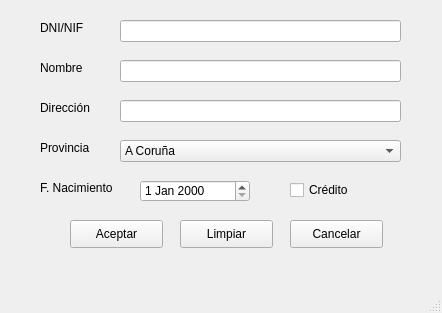
<?xml version="1.0" encoding="UTF-8"?>
<ui version="4.0">
 <class>provincia</class>
 <widget class="QMainWindow" name="provincia">
  <property name="geometry">
   <rect>
    <x>0</x>
    <y>0</y>
    <width>442</width>
    <height>313</height>
   </rect>
  </property>
  <property name="windowTitle">
   <string>MainWindow</string>
  </property>
  <widget class="QWidget" name="centralwidget">
   <widget class="QLabel" name="label">
    <property name="geometry">
     <rect>
      <x>40</x>
      <y>20</y>
      <width>55</width>
      <height>16</height>
     </rect>
    </property>
    <property name="text">
     <string>DNI/NIF</string>
    </property>
   </widget>
   <widget class="QLabel" name="label_2">
    <property name="geometry">
     <rect>
      <x>40</x>
      <y>100</y>
      <width>55</width>
      <height>16</height>
     </rect>
    </property>
    <property name="text">
     <string>Dirección</string>
    </property>
   </widget>
   <widget class="QLabel" name="label_3">
    <property name="geometry">
     <rect>
      <x>40</x>
      <y>60</y>
      <width>55</width>
      <height>16</height>
     </rect>
    </property>
    <property name="text">
     <string>Nombre</string>
    </property>
   </widget>
   <widget class="QLineEdit" name="dni">
    <property name="geometry">
     <rect>
      <x>120</x>
      <y>20</y>
      <width>281</width>
      <height>22</height>
     </rect>
    </property>
    <property name="maxLength">
     <number>15</number>
    </property>
   </widget>
   <widget class="QLineEdit" name="nombre">
    <property name="geometry">
     <rect>
      <x>120</x>
      <y>60</y>
      <width>281</width>
      <height>22</height>
     </rect>
    </property>
    <property name="maxLength">
     <number>50</number>
    </property>
   </widget>
   <widget class="QLineEdit" name="direccion">
    <property name="geometry">
     <rect>
      <x>120</x>
      <y>100</y>
      <width>281</width>
      <height>22</height>
     </rect>
    </property>
    <property name="maxLength">
     <number>150</number>
    </property>
   </widget>
   <widget class="QPushButton" name="btn_aceptar">
    <property name="geometry">
     <rect>
      <x>70</x>
      <y>220</y>
      <width>93</width>
      <height>28</height>
     </rect>
    </property>
    <property name="text">
     <string>Aceptar</string>
    </property>
   </widget>
   <widget class="QPushButton" name="btn_cancelar">
    <property name="geometry">
     <rect>
      <x>290</x>
      <y>220</y>
      <width>93</width>
      <height>28</height>
     </rect>
    </property>
    <property name="text">
     <string>Cancelar</string>
    </property>
   </widget>
   <widget class="QPushButton" name="btn_limpiar">
    <property name="geometry">
     <rect>
      <x>180</x>
      <y>220</y>
      <width>93</width>
      <height>28</height>
     </rect>
    </property>
    <property name="text">
     <string>Limpiar</string>
    </property>
   </widget>
   <widget class="QDateEdit" name="fecha_nacimiento">
    <property name="geometry">
     <rect>
      <x>140</x>
      <y>180</y>
      <width>110</width>
      <height>22</height>
     </rect>
    </property>
   </widget>
   <widget class="QLabel" name="label_4">
    <property name="geometry">
     <rect>
      <x>40</x>
      <y>180</y>
      <width>81</width>
      <height>16</height>
     </rect>
    </property>
    <property name="text">
     <string>F. Nacimiento</string>
    </property>
   </widget>
   <widget class="QLabel" name="label_5">
    <property name="geometry">
     <rect>
      <x>40</x>
      <y>140</y>
      <width>81</width>
      <height>16</height>
     </rect>
    </property>
    <property name="text">
     <string>Provincia</string>
    </property>
   </widget>
   <widget class="QComboBox" name="provincia_2">
    <property name="geometry">
     <rect>
      <x>120</x>
      <y>140</y>
      <width>281</width>
      <height>22</height>
     </rect>
    </property>
    <item>
     <property name="text">
      <string>A Coruña</string>
     </property>
    </item>
    <item>
     <property name="text">
      <string>Álava</string>
     </property>
    </item>
    <item>
     <property name="text">
      <string>Albacete</string>
     </property>
    </item>
    <item>
     <property name="text">
      <string>Alicante</string>
     </property>
    </item>
    <item>
     <property name="text">
      <string>Almería</string>
     </property>
    </item>
    <item>
     <property name="text">
      <string>Asturias</string>
     </property>
    </item>
    <item>
     <property name="text">
      <string>Ávila</string>
     </property>
    </item>
    <item>
     <property name="text">
      <string>Badajoz</string>
     </property>
    </item>
    <item>
     <property name="text">
      <string>Baleares</string>
     </property>
    </item>
    <item>
     <property name="text">
      <string>Barcelona</string>
     </property>
    </item>
    <item>
     <property name="text">
      <string>Burgos</string>
     </property>
    </item>
    <item>
     <property name="text">
      <string>Cáceres</string>
     </property>
    </item>
    <item>
     <property name="text">
      <string>Cádiz</string>
     </property>
    </item>
    <item>
     <property name="text">
      <string>Cantabria</string>
     </property>
    </item>
    <item>
     <property name="text">
      <string>Castellón</string>
     </property>
    </item>
    <item>
     <property name="text">
      <string>Ciudad Real</string>
     </property>
    </item>
    <item>
     <property name="text">
      <string>Córdoba</string>
     </property>
    </item>
    <item>
     <property name="text">
      <string>Cuenca</string>
     </property>
    </item>
    <item>
     <property name="text">
      <string>Girona</string>
     </property>
    </item>
    <item>
     <property name="text">
      <string>Granada</string>
     </property>
    </item>
    <item>
     <property name="text">
      <string>Guadalajara</string>
     </property>
    </item>
    <item>
     <property name="text">
      <string>Gipuzkoa</string>
     </property>
    </item>
    <item>
     <property name="text">
      <string>Huelva</string>
     </property>
    </item>
    <item>
     <property name="text">
      <string>Huesca</string>
     </property>
    </item>
    <item>
     <property name="text">
      <string>Jaén</string>
     </property>
    </item>
    <item>
     <property name="text">
      <string>La Rioja</string>
     </property>
    </item>
    <item>
     <property name="text">
      <string>Las Palmas</string>
     </property>
    </item>
    <item>
     <property name="text">
      <string>León</string>
     </property>
    </item>
    <item>
     <property name="text">
      <string>Lérida</string>
     </property>
    </item>
    <item>
     <property name="text">
      <string>Lugo</string>
     </property>
    </item>
    <item>
     <property name="text">
      <string>Madrid</string>
     </property>
    </item>
    <item>
     <property name="text">
      <string>Málaga</string>
     </property>
    </item>
    <item>
     <property name="text">
      <string>Murcia</string>
     </property>
    </item>
    <item>
     <property name="text">
      <string>Navarra</string>
     </property>
    </item>
    <item>
     <property name="text">
      <string>Ourense</string>
     </property>
    </item>
    <item>
     <property name="text">
      <string>Palencia</string>
     </property>
    </item>
    <item>
     <property name="text">
      <string>Pontevedra</string>
     </property>
    </item>
    <item>
     <property name="text">
      <string>Salamanca</string>
     </property>
    </item>
    <item>
     <property name="text">
      <string>Segovia</string>
     </property>
    </item>
    <item>
     <property name="text">
      <string>Sevilla</string>
     </property>
    </item>
    <item>
     <property name="text">
      <string>Soria</string>
     </property>
    </item>
    <item>
     <property name="text">
      <string>Tarragona</string>
     </property>
    </item>
    <item>
     <property name="text">
      <string>Santa Cruz de Tenerife</string>
     </property>
    </item>
    <item>
     <property name="text">
      <string>Teruel</string>
     </property>
    </item>
    <item>
     <property name="text">
      <string>Toledo</string>
     </property>
    </item>
    <item>
     <property name="text">
      <string>Valencia</string>
     </property>
    </item>
    <item>
     <property name="text">
      <string>Valladolid</string>
     </property>
    </item>
    <item>
     <property name="text">
      <string>Vizcaya</string>
     </property>
    </item>
    <item>
     <property name="text">
      <string>Zamora</string>
     </property>
    </item>
    <item>
     <property name="text">
      <string>Zaragoza</string>
     </property>
    </item>
    <item>
     <property name="text">
      <string>Ceuta</string>
     </property>
    </item>
    <item>
     <property name="text">
      <string>Melilla</string>
     </property>
    </item>
   </widget>
   <widget class="QCheckBox" name="credito">
    <property name="geometry">
     <rect>
      <x>290</x>
      <y>180</y>
      <width>81</width>
      <height>20</height>
     </rect>
    </property>
    <property name="text">
     <string>Crédito</string>
    </property>
   </widget>
  </widget>
  <widget class="QMenuBar" name="menubar">
   <property name="geometry">
    <rect>
     <x>0</x>
     <y>0</y>
     <width>442</width>
     <height>26</height>
    </rect>
   </property>
  </widget>
  <widget class="QStatusBar" name="statusbar"/>
 </widget>
 <tabstops>
  <tabstop>dni</tabstop>
  <tabstop>nombre</tabstop>
  <tabstop>direccion</tabstop>
  <tabstop>btn_aceptar</tabstop>
  <tabstop>btn_limpiar</tabstop>
  <tabstop>btn_cancelar</tabstop>
 </tabstops>
 <resources/>
 <connections/>
</ui>
